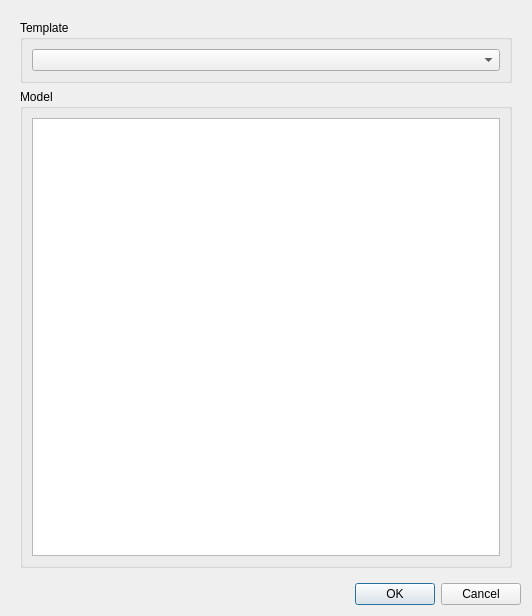
<?xml version="1.0" encoding="UTF-8"?>
<ui version="4.0">
 <class>Dialog</class>
 <widget class="QDialog" name="Dialog">
  <property name="geometry">
   <rect>
    <x>0</x>
    <y>0</y>
    <width>532</width>
    <height>616</height>
   </rect>
  </property>
  <property name="windowTitle">
   <string>Create Job</string>
  </property>
  <layout class="QVBoxLayout" name="verticalLayout_2">
   <item>
    <widget class="QWidget" name="widget_4" native="true">
     <layout class="QGridLayout" name="gridLayout_2">
      <item row="0" column="0">
       <widget class="QGroupBox" name="templateGroup">
        <property name="title">
         <string>Template</string>
        </property>
        <layout class="QVBoxLayout" name="verticalLayout">
         <item>
          <widget class="QComboBox" name="jobTemplate">
           <property name="enabled">
            <bool>true</bool>
           </property>
           <property name="toolTip">
            <string>&lt;html&gt;&lt;head/&gt;&lt;body&gt;&lt;p&gt;Select a template to be used for the job.&lt;/p&gt;&lt;p&gt;In case there are no templates you can create one through the popup menu of an existing job. Name the file job_*.json and place it in the macro or the path directory (see preferences) in order to be selectable from this list.&lt;/p&gt;&lt;/body&gt;&lt;/html&gt;</string>
           </property>
          </widget>
         </item>
        </layout>
       </widget>
      </item>
      <item row="1" column="0">
       <widget class="QGroupBox" name="modelGroup">
        <property name="title">
         <string>Model</string>
        </property>
        <layout class="QVBoxLayout" name="verticalLayout_6">
         <item>
          <widget class="QTreeView" name="modelTree">
           <property name="editTriggers">
            <set>QAbstractItemView::NoEditTriggers</set>
           </property>
           <property name="tabKeyNavigation">
            <bool>true</bool>
           </property>
          </widget>
         </item>
        </layout>
       </widget>
      </item>
     </layout>
    </widget>
   </item>
   <item>
    <widget class="QDialogButtonBox" name="buttonBox">
     <property name="autoFillBackground">
      <bool>false</bool>
     </property>
     <property name="orientation">
      <enum>Qt::Horizontal</enum>
     </property>
     <property name="standardButtons">
      <set>QDialogButtonBox::Cancel|QDialogButtonBox::Ok</set>
     </property>
    </widget>
   </item>
  </layout>
 </widget>
 <resources/>
 <connections>
  <connection>
   <sender>buttonBox</sender>
   <signal>accepted()</signal>
   <receiver>Dialog</receiver>
   <slot>accept()</slot>
   <hints>
    <hint type="sourcelabel">
     <x>248</x>
     <y>254</y>
    </hint>
    <hint type="destinationlabel">
     <x>157</x>
     <y>274</y>
    </hint>
   </hints>
  </connection>
  <connection>
   <sender>buttonBox</sender>
   <signal>rejected()</signal>
   <receiver>Dialog</receiver>
   <slot>reject()</slot>
   <hints>
    <hint type="sourcelabel">
     <x>316</x>
     <y>260</y>
    </hint>
    <hint type="destinationlabel">
     <x>286</x>
     <y>274</y>
    </hint>
   </hints>
  </connection>
 </connections>
</ui>
